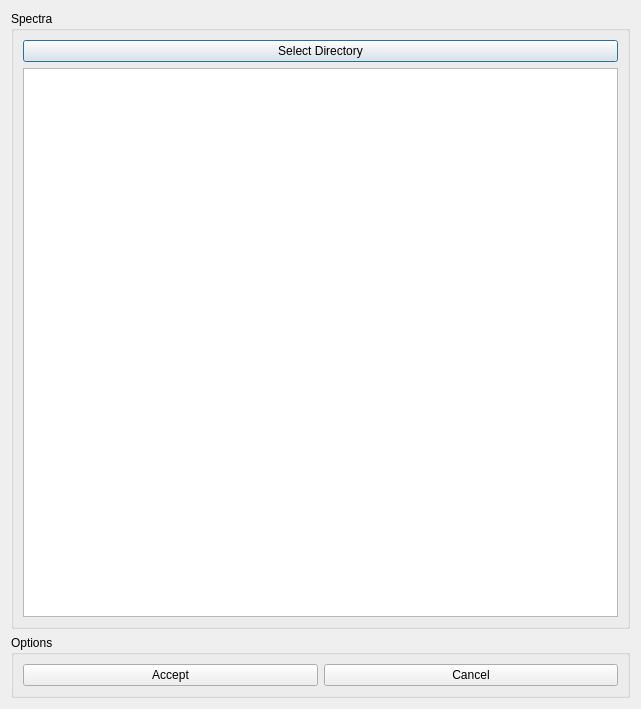
<?xml version="1.0" encoding="UTF-8"?>
<ui version="4.0">
 <class>MrsSpctrmList</class>
 <widget class="QDialog" name="MrsSpctrmList">
  <property name="geometry">
   <rect>
    <x>0</x>
    <y>0</y>
    <width>641</width>
    <height>709</height>
   </rect>
  </property>
  <property name="windowTitle">
   <string>Spectra selection - Beta version</string>
  </property>
  <layout class="QGridLayout">
   <item row="0" column="0">
    <layout class="QGridLayout" name="gridLayout">
     <item row="0" column="0">
      <widget class="QGroupBox" name="groupBox">
       <property name="sizePolicy">
        <sizepolicy hsizetype="Preferred" vsizetype="Minimum">
         <horstretch>0</horstretch>
         <verstretch>0</verstretch>
        </sizepolicy>
       </property>
       <property name="title">
        <string>Spectra</string>
       </property>
       <layout class="QVBoxLayout" name="verticalLayout_2">
        <item>
         <layout class="QVBoxLayout" name="verticalLayout">
          <item>
           <widget class="QPushButton" name="fileButton">
            <property name="text">
             <string>Select Directory</string>
            </property>
           </widget>
          </item>
          <item>
           <widget class="QListWidget" name="spectraListWidget"/>
          </item>
         </layout>
        </item>
       </layout>
      </widget>
     </item>
     <item row="1" column="0">
      <widget class="QGroupBox" name="groupBox_2">
       <property name="sizePolicy">
        <sizepolicy hsizetype="Preferred" vsizetype="Fixed">
         <horstretch>0</horstretch>
         <verstretch>0</verstretch>
        </sizepolicy>
       </property>
       <property name="title">
        <string>Options</string>
       </property>
       <layout class="QHBoxLayout" name="horizontalLayout_2">
        <item>
         <layout class="QHBoxLayout" name="horizontalLayout">
          <item>
           <widget class="QPushButton" name="acceptButton">
            <property name="text">
             <string>Accept</string>
            </property>
           </widget>
          </item>
          <item>
           <widget class="QPushButton" name="cancelButton">
            <property name="text">
             <string>Cancel</string>
            </property>
           </widget>
          </item>
         </layout>
        </item>
       </layout>
      </widget>
     </item>
    </layout>
   </item>
  </layout>
 </widget>
 <resources/>
 <connections>
  <connection>
   <sender>acceptButton</sender>
   <signal>clicked()</signal>
   <receiver>MrsSpctrmList</receiver>
   <slot>accept()</slot>
   <hints>
    <hint type="sourcelabel">
     <x>169</x>
     <y>676</y>
    </hint>
    <hint type="destinationlabel">
     <x>320</x>
     <y>354</y>
    </hint>
   </hints>
  </connection>
  <connection>
   <sender>cancelButton</sender>
   <signal>clicked()</signal>
   <receiver>MrsSpctrmList</receiver>
   <slot>reject()</slot>
   <hints>
    <hint type="sourcelabel">
     <x>471</x>
     <y>676</y>
    </hint>
    <hint type="destinationlabel">
     <x>320</x>
     <y>354</y>
    </hint>
   </hints>
  </connection>
 </connections>
</ui>
